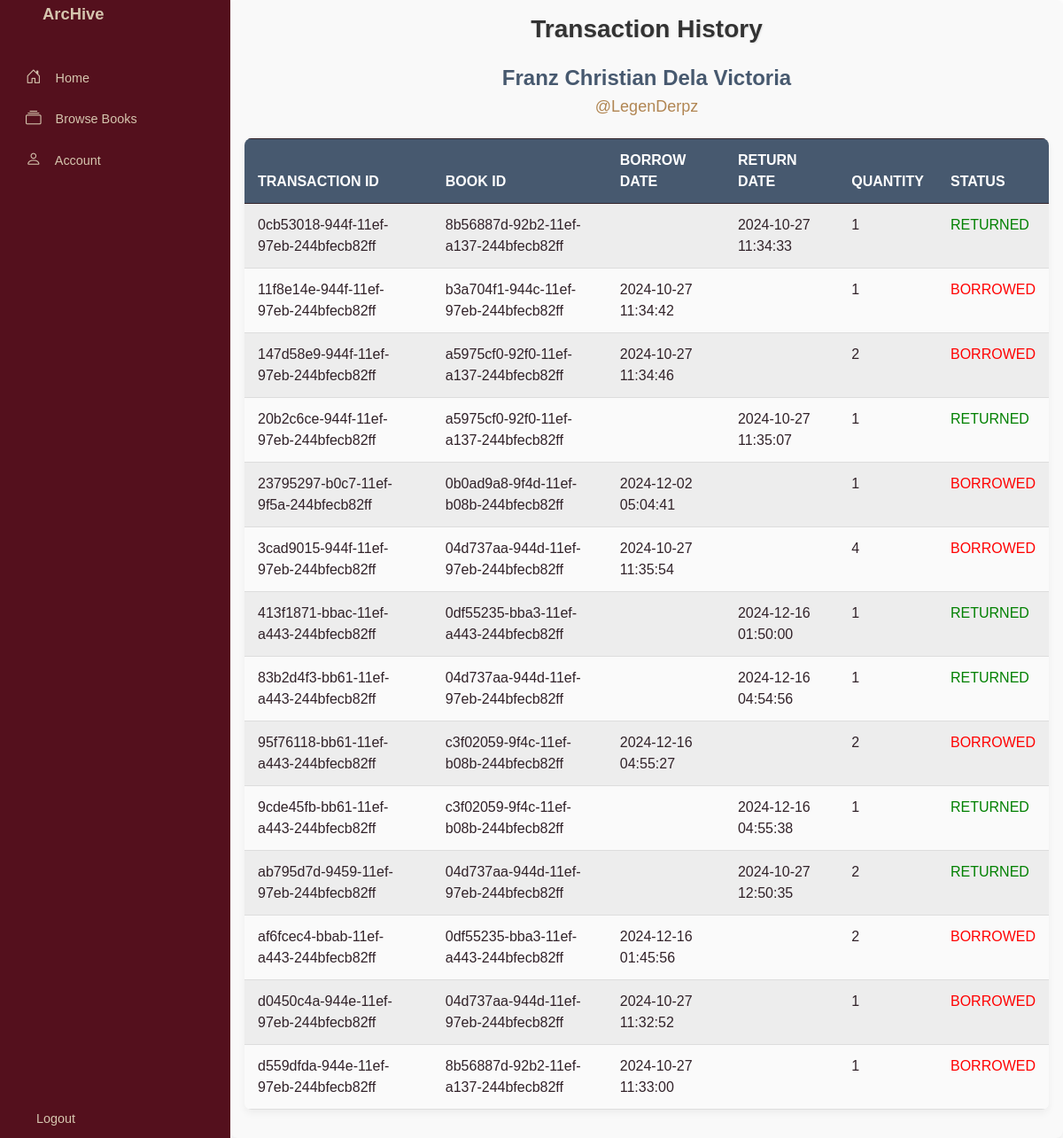
Screenshot of /user_transaction_history.php?id=51996d22-921c-11ef-93d3-244bfecb82ff with the database file from the repository.
### tables this page shows
CREATE TABLE `users` (
  `id` char(36) NOT NULL DEFAULT uuid(),
  `username` varchar(255) NOT NULL,
  `email` varchar(255) NOT NULL,
  `password` varchar(255) NOT NULL,
  `firstName` varchar(255) NOT NULL,
  `lastName` varchar(255) NOT NULL,
  `userType` varchar(255) NOT NULL
);

CREATE TABLE `transactions` (
  `id` char(36) NOT NULL DEFAULT uuid(),
  `userId` char(36) NOT NULL,
  `bookId` char(36) NOT NULL,
  `borrowDate` datetime DEFAULT NULL,
  `returnDate` datetime DEFAULT NULL,
  `status` varchar(255) NOT NULL,
  `quantity` int(11) NOT NULL
);

### user_transaction_history.php (the view, shortened to what this page needs)
<?php
    require_once 'config/db_config.php';
?>
<!DOCTYPE html>
<html lang="en">
<head>
    <link href="https://cdn.lineicons.com/4.0/lineicons.css" rel="stylesheet" />
    <link href="https://cdn.jsdelivr.net/npm/bootstrap@5.3.0-alpha3/dist/css/bootstrap.min.css" rel="stylesheet"
>
    <link rel="stylesheet" href="https://cdnjs.cloudflare.com/ajax/libs/bootstrap-icons/1.8.1/font/bootstrap-icons.min.css">
    <link rel="stylesheet" href="css/sidebar.css">
    <link rel="stylesheet" href="css/home.css">
    <link rel="stylesheet" href="css/browse_books.css">
    <link rel="stylesheet" href="css/global_scrollbar.css">
    <link rel="stylesheet" href="css/user_trans.css">
</head>
<body>
<div class="wrapper">
<aside id="sidebar">
            <div class="d-flex">
                <a class="toggle-btn" href="#" id="sidebar-button">
                </a>
                <div class="sidebar-logo">
                    <a href="home.php">ArcHive</a>
                </div>
            </div>
            <ul class="sidebar-nav">
                <li class="sidebar-item">
                    <a href="home.php" class="sidebar-link">
                        <i class="bi bi-house-door"></i>
                        <span>Home</span>
                    </a>
                </li>
                <li class="sidebar-item">
                    <a href="#" class="sidebar-link" onclick="openTab(event, 'browseBooks', 'browseTab', 'booksPage')" id="browseTab">
                        <i class="bi bi-collection"></i>
                        <span>Browse Books</span>
                    </a>
                </li>
                <li class="sidebar-item">
                    <a href="account.php" class="sidebar-link">
                        <i class="bi bi-person"></i>
                        <span>Account</span>
                    </a>
                </li>
            </ul>
            <div class="sidebar-footer">
                <a href="#" id="logoutBtn" class="sidebar-link">
                    <span>Logout</span>
                </a>
            </div>
        </aside>    <div class="main p-3">
        <?php
            $user_id = $_GET['id'];
            $userInfo = "
                SELECT * FROM users WHERE id = '$user_id';
            ";
            $transactionHistoryQuery = "
                SELECT
                    T.id, T.bookId ,T.borrowDate, T.returnDate, T.status, T.quantity, U.username, U.firstName, U.lastName
                FROM
                    transactions AS T
                INNER JOIN
                    users AS U
                WHERE
                    U.id = '$user_id';
            ";
            $userResult = mysqli_query($conn, $userInfo);
            $transactionHistoryQueryResult = mysqli_query($conn, $transactionHistoryQuery);
        ?>
            <h2 class="text-center mb-4">Transaction History</h2>
            <div class="text-center my-4">
            <?php $user = mysqli_fetch_assoc($userResult); ?>
            <h3><?=$user['firstName']. " " . $user['lastName']?></h3>
            <h5 class="">@<?=$user['username']?></h5>
                    </div>
            <table class="table table-bordered table-striped table-hover mt-3">
                <thead>
                    <tr>
                        <th>Transaction ID</th>
                        <th>Book ID</th>
                        <th>Borrow Date</th>
                        <th>Return Date</th>
                        <th>Quantity</th>
                        <th>Status</th>
                    </tr>
                </thead>
                <tbody>
                    <?php
                        while ($row = mysqli_fetch_array($transactionHistoryQueryResult)):
                            $transacId = $row['id'];
                            $transacBookId = $row['bookId'];
                            $borrowDate = $row['borrowDate'];
                            $returnDate = $row['returnDate'];
                            $quantity = $row['quantity'];
                        ?>
                        <tr>
                            <td><?=$transacId?></td>
                            <td><?=$transacBookId?></td>
                            <td><?=$borrowDate?></td>
                            <td><?=$returnDate?></td>
                            <td><?=$quantity?></td>
                            <td style="color: <?= ($row['status'] == 'BORROWED') ? 'red' : 'green'?>;"><?=$row['status']?></td>
                        </tr>
                    <?php endwhile; ?>
                </tbody>
            </table>
    </div>
</div>
</body>
</html>

### css/sidebar.css (style rules this page uses)
a { text-decoration: none; }
li { list-style: none; }
body { font-family: 'Poppins', sans-serif; }
.wrapper { display: flex; }
.main { min-height: 100vh; width: 100%; overflow: hidden; transition: all 0.35s ease-in-out; background-color: #fafbfe; }
#sidebar { width: 70px; min-width: 70px; z-index: 1000; transition: all .25s ease-in-out; background-color: #54101d; display: flex; flex-direction: column; }
#sidebar.expand { width: 260px; min-width: 260px; }
.toggle-btn { background-color: transparent; cursor: pointer; border: 0; padding: 1rem 1.5rem; }
.sidebar-logo { margin: auto 0; }
.sidebar-logo a { color: #d5c5ae; font-size: 1.15rem; font-weight: 600; }
.sidebar-nav { padding: 2rem 0; flex: 1 1 auto; }
a.sidebar-link { padding: .625rem 1.625rem; color: #d5c5ae; display: block; font-size: 0.9rem; white-space: nowrap; border-left: 3px solid transparent; }
.sidebar-link i { font-size: 1.1rem; margin-right: .75rem; }
.sidebar-item { position: relative; }

### css/home.css (style rules this page uses)
.main { background-color: #f9f9f9; color: #312229; padding: 3rem; border-radius: 0.5rem; box-shadow: 0 4px 8px rgba(0, 0, 0, 0.1); }
h2 { color: #54101d; font-size: 2rem; margin-bottom: 2rem; text-align: center; text-shadow: 1px 1px 2px rgba(0, 0, 0, 0.1); }
.table { background-color: #ffffff; color: #312229; border: none; margin-top: 1rem; border-radius: 0.5rem; overflow: hidden; }
.table th, .table td { border: none; padding: 1rem; }
.table th { background-color: #b18653; color: #ffffff; }
.table-striped tbody tr:nth-of-type(odd) { background-color: #f9f9f9; }

### css/user_trans.css (style rules this page uses)
* { font-family: Arial, Helvetica, sans-serif; margin: 0; padding: 0; box-sizing: border-box; }
.main { padding: 30px; max-width: 1200px; margin: 0 auto; background-color: #f9f9f9; border-radius: 8px; box-shadow: 0 4px 12px rgba(0, 0, 0, 0.1); }
h2 { font-size: 28px; font-weight: bold; color: #333; margin-bottom: 20px; }
h3 { font-size: 24px; font-weight: bold; color: #47596f; }
h5 { font-size: 18px; color: #b18653; margin-top: 5px; }
.table { width: 100%; margin-top: 30px; border-collapse: collapse; background-color: #fff; border-radius: 8px; box-shadow: 0 4px 8px rgba(0, 0, 0, 0.05); }
.table th, .table td { padding: 12px 15px; text-align: left; font-size: 16px; color: #312229; }
.table th { background-color: #47596f; color: white; text-transform: uppercase; font-weight: bold; }
.table tbody tr { border-bottom: 1px solid #ddd; }
.table td { background-color: #fafafa; }
.text-center { text-align: center; }
.my-4 { margin-top: 20px; margin-bottom: 20px; }
.mb-4 { margin-bottom: 30px; }
.mt-3 { margin-top: 20px; }

### rows the page displays
users: firstName "Franz Christian", lastName "Dela Victoria", username "LegenDerpz"
transactions: id "0cb53018-944f-11ef-97eb-244bfecb82ff", bookId "8b56887d-92b2-11ef-a137-244bfecb82ff", returnDate "2024-10-27 11:34:33", quantity "1", status "RETURNED"
transactions: id "11f8e14e-944f-11ef-97eb-244bfecb82ff", bookId "b3a704f1-944c-11ef-97eb-244bfecb82ff", borrowDate "2024-10-27 11:34:42", quantity "1", status "BORROWED"
transactions: id "147d58e9-944f-11ef-97eb-244bfecb82ff", bookId "a5975cf0-92f0-11ef-a137-244bfecb82ff", borrowDate "2024-10-27 11:34:46", quantity "2", status "BORROWED"
transactions: id "20b2c6ce-944f-11ef-97eb-244bfecb82ff", bookId "a5975cf0-92f0-11ef-a137-244bfecb82ff", returnDate "2024-10-27 11:35:07", quantity "1", status "RETURNED"
transactions: id "23795297-b0c7-11ef-9f5a-244bfecb82ff", bookId "0b0ad9a8-9f4d-11ef-b08b-244bfecb82ff", borrowDate "2024-12-02 05:04:41", quantity "1", status "BORROWED"
transactions: id "3cad9015-944f-11ef-97eb-244bfecb82ff", bookId "04d737aa-944d-11ef-97eb-244bfecb82ff", borrowDate "2024-10-27 11:35:54", quantity "4", status "BORROWED"
transactions: id "413f1871-bbac-11ef-a443-244bfecb82ff", bookId "0df55235-bba3-11ef-a443-244bfecb82ff", returnDate "2024-12-16 01:50:00", quantity "1", status "RETURNED"
transactions: id "83b2d4f3-bb61-11ef-a443-244bfecb82ff", bookId "04d737aa-944d-11ef-97eb-244bfecb82ff", returnDate "2024-12-16 04:54:56", quantity "1", status "RETURNED"
transactions: id "95f76118-bb61-11ef-a443-244bfecb82ff", bookId "c3f02059-9f4c-11ef-b08b-244bfecb82ff", borrowDate "2024-12-16 04:55:27", quantity "2", status "BORROWED"
transactions: id "9cde45fb-bb61-11ef-a443-244bfecb82ff", bookId "c3f02059-9f4c-11ef-b08b-244bfecb82ff", returnDate "2024-12-16 04:55:38", quantity "1", status "RETURNED"
transactions: id "ab795d7d-9459-11ef-97eb-244bfecb82ff", bookId "04d737aa-944d-11ef-97eb-244bfecb82ff", returnDate "2024-10-27 12:50:35", quantity "2", status "RETURNED"
transactions: id "af6fcec4-bbab-11ef-a443-244bfecb82ff", bookId "0df55235-bba3-11ef-a443-244bfecb82ff", borrowDate "2024-12-16 01:45:56", quantity "2", status "BORROWED"
transactions: id "d0450c4a-944e-11ef-97eb-244bfecb82ff", bookId "04d737aa-944d-11ef-97eb-244bfecb82ff", borrowDate "2024-10-27 11:32:52", quantity "1", status "BORROWED"
transactions: id "d559dfda-944e-11ef-97eb-244bfecb82ff", bookId "8b56887d-92b2-11ef-a137-244bfecb82ff", borrowDate "2024-10-27 11:33:00", quantity "1", status "BORROWED"
